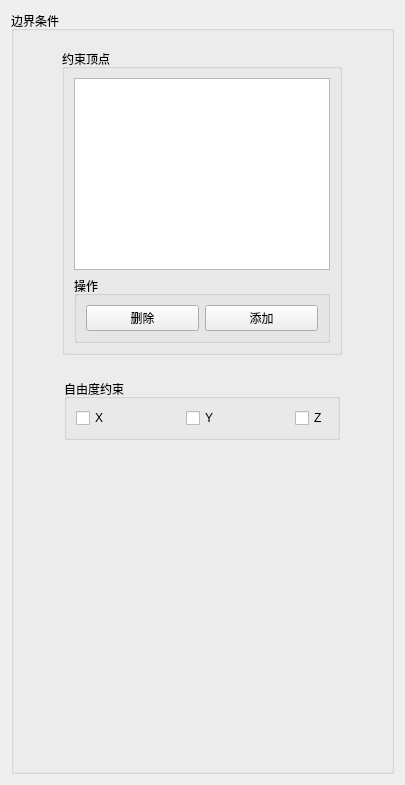
<?xml version="1.0" encoding="UTF-8"?>
<ui version="4.0">
 <class>Finite3D_BoundaryCondition</class>
 <widget class="QWidget" name="Finite3D_BoundaryCondition">
  <property name="geometry">
   <rect>
    <x>0</x>
    <y>0</y>
    <width>405</width>
    <height>785</height>
   </rect>
  </property>
  <property name="windowTitle">
   <string>Form</string>
  </property>
  <layout class="QVBoxLayout" name="verticalLayout">
   <item>
    <widget class="QGroupBox" name="groupBox">
     <property name="sizePolicy">
      <sizepolicy hsizetype="Expanding" vsizetype="Minimum">
       <horstretch>0</horstretch>
       <verstretch>0</verstretch>
      </sizepolicy>
     </property>
     <property name="title">
      <string>边界条件</string>
     </property>
     <layout class="QVBoxLayout" name="verticalLayout_3">
      <item>
       <widget class="QWidget" name="widget" native="true">
        <layout class="QHBoxLayout" name="horizontalLayout">
         <item>
          <spacer name="horizontalSpacer">
           <property name="orientation">
            <enum>Qt::Horizontal</enum>
           </property>
           <property name="sizeHint" stdset="0">
            <size>
             <width>40</width>
             <height>20</height>
            </size>
           </property>
          </spacer>
         </item>
         <item>
          <widget class="QGroupBox" name="groupBox_2">
           <property name="sizePolicy">
            <sizepolicy hsizetype="Fixed" vsizetype="Fixed">
             <horstretch>0</horstretch>
             <verstretch>0</verstretch>
            </sizepolicy>
           </property>
           <property name="title">
            <string>约束顶点</string>
           </property>
           <layout class="QVBoxLayout" name="verticalLayout_4">
            <item>
             <widget class="QListWidget" name="listWidget"/>
            </item>
            <item>
             <widget class="QGroupBox" name="groupBox_3">
              <property name="title">
               <string>操作</string>
              </property>
              <layout class="QHBoxLayout" name="horizontalLayout_2">
               <item>
                <widget class="QPushButton" name="pushButton">
                 <property name="text">
                  <string>删除</string>
                 </property>
                </widget>
               </item>
               <item>
                <widget class="QPushButton" name="pushButton_2">
                 <property name="text">
                  <string>添加</string>
                 </property>
                </widget>
               </item>
              </layout>
             </widget>
            </item>
           </layout>
          </widget>
         </item>
         <item>
          <spacer name="horizontalSpacer_2">
           <property name="orientation">
            <enum>Qt::Horizontal</enum>
           </property>
           <property name="sizeHint" stdset="0">
            <size>
             <width>40</width>
             <height>20</height>
            </size>
           </property>
          </spacer>
         </item>
        </layout>
       </widget>
      </item>
      <item>
       <widget class="QWidget" name="widget_2" native="true">
        <layout class="QHBoxLayout" name="horizontalLayout_4">
         <item>
          <spacer name="horizontalSpacer_3">
           <property name="orientation">
            <enum>Qt::Horizontal</enum>
           </property>
           <property name="sizeHint" stdset="0">
            <size>
             <width>40</width>
             <height>20</height>
            </size>
           </property>
          </spacer>
         </item>
         <item>
          <widget class="QGroupBox" name="groupBox_4">
           <property name="sizePolicy">
            <sizepolicy hsizetype="Fixed" vsizetype="Preferred">
             <horstretch>0</horstretch>
             <verstretch>0</verstretch>
            </sizepolicy>
           </property>
           <property name="minimumSize">
            <size>
             <width>276</width>
             <height>0</height>
            </size>
           </property>
           <property name="title">
            <string>自由度约束</string>
           </property>
           <layout class="QHBoxLayout" name="horizontalLayout_3">
            <item>
             <widget class="QCheckBox" name="checkBox">
              <property name="text">
               <string>X</string>
              </property>
             </widget>
            </item>
            <item>
             <spacer name="horizontalSpacer_5">
              <property name="orientation">
               <enum>Qt::Horizontal</enum>
              </property>
              <property name="sizeType">
               <enum>QSizePolicy::Expanding</enum>
              </property>
              <property name="sizeHint" stdset="0">
               <size>
                <width>40</width>
                <height>20</height>
               </size>
              </property>
             </spacer>
            </item>
            <item>
             <widget class="QCheckBox" name="checkBox_2">
              <property name="text">
               <string>Y</string>
              </property>
             </widget>
            </item>
            <item>
             <spacer name="horizontalSpacer_6">
              <property name="orientation">
               <enum>Qt::Horizontal</enum>
              </property>
              <property name="sizeHint" stdset="0">
               <size>
                <width>40</width>
                <height>20</height>
               </size>
              </property>
             </spacer>
            </item>
            <item>
             <widget class="QCheckBox" name="checkBox_3">
              <property name="text">
               <string>Z</string>
              </property>
             </widget>
            </item>
           </layout>
          </widget>
         </item>
         <item>
          <spacer name="horizontalSpacer_4">
           <property name="orientation">
            <enum>Qt::Horizontal</enum>
           </property>
           <property name="sizeHint" stdset="0">
            <size>
             <width>40</width>
             <height>20</height>
            </size>
           </property>
          </spacer>
         </item>
        </layout>
       </widget>
      </item>
      <item>
       <spacer name="verticalSpacer_2">
        <property name="orientation">
         <enum>Qt::Vertical</enum>
        </property>
        <property name="sizeHint" stdset="0">
         <size>
          <width>20</width>
          <height>40</height>
         </size>
        </property>
       </spacer>
      </item>
     </layout>
    </widget>
   </item>
  </layout>
 </widget>
 <resources/>
 <connections/>
</ui>
